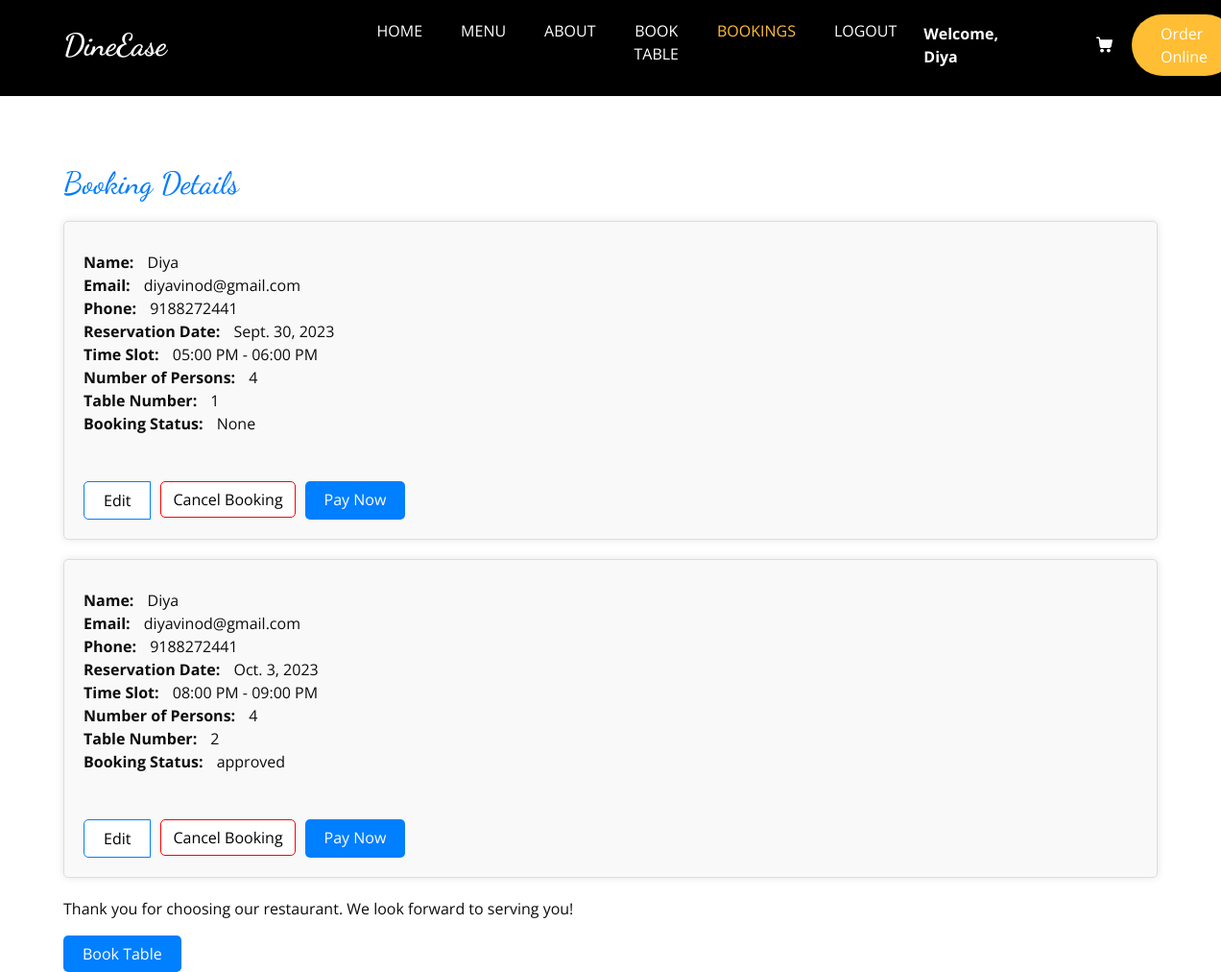
Page /booking_confirm/ (signed in) on the earlier database version.
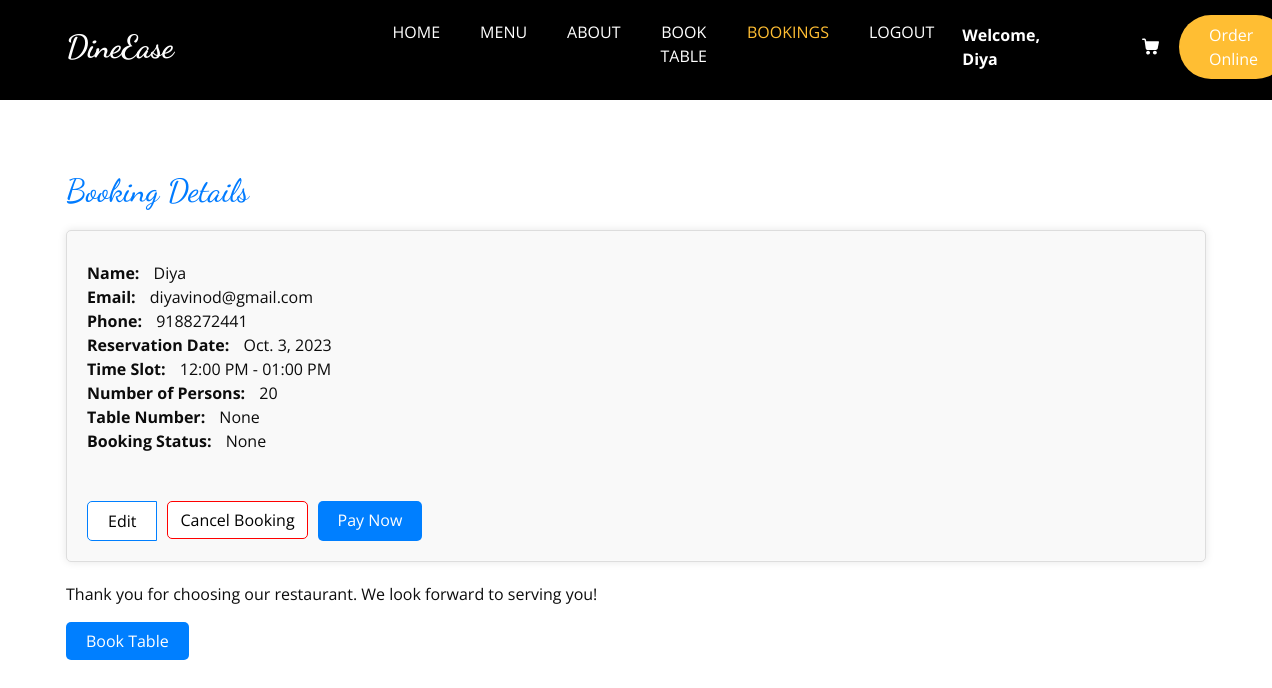
Same page on the later database version.
### home/models.py (models this page shows, shortened)
class Reservation(models.Model):
    reservation_id = models.CharField(max_length=20, primary_key=True,default=None)
    name = models.CharField(max_length=100)
    phone = models.CharField(max_length=15)
    email = models.EmailField()
    num_of_persons = models.PositiveIntegerField()
    time_slot = models.CharField(max_length=20, null=True, blank=True)  # Add the time_slot field
    table_id = models.ForeignKey('home.tables', on_delete=models.CASCADE,null=True)  # Use string reference
    reservation_date = models.DateField()
    is_active = models.BooleanField(default=True)
    STATUS_CHOICES = [
    (None, 'None'),
    ('approved', 'Approved'),
    ('declined', 'Declined'),
    ]
    status = models.CharField(
        max_length=10,
        choices=STATUS_CHOICES,
        default=None,
        null=True,
        blank=True
    )
    menu_name = models.CharField(max_length=100, null=True, blank=True)
    menu_price = models.FloatField(null=True, blank=True)

class tables(models.Model):
    tab_id = models.CharField(max_length=20, primary_key=True)
    desc = models.CharField(max_length=300)
    def __str__(self):
        return self.tab_id

### home/views.py (the view)
# urls.py: path('booking_confirm/',booking_confirm, name='booking_confirm'),
@login_required
def booking_confirm(request, menu_id=None):
    if menu_id is not None:
        menu_item = get_object_or_404(menus, id=menu_id)
        context = {'menu_item': menu_item}
    else:
        bookings = Reservation.objects.filter(email=request.user.email)
        context = {'bookings': bookings}
    return render(request, 'booking_confirm.html', context)

### templates/booking_confirm.html (shortened to what the changed rows need)
{% load static %}
<!DOCTYPE html>
<html lang="en">
<head>
  <link rel="stylesheet" type="text/css" href="{% static 'css/bootstrap.css' %}" />
  <link rel="stylesheet" type="text/css" href="https://cdnjs.cloudflare.com/ajax/libs/OwlCarousel2/2.3.4/assets/owl.carousel.min.css" />
  <link rel="stylesheet" href="https://cdnjs.cloudflare.com/ajax/libs/jquery-nice-select/1.1.0/css/nice-select.min.css" />
  <link href="{% static 'css/font-awesome.min.css' %}" rel="stylesheet" />
  <link href="{% static 'css/style.css' %}" rel="stylesheet" />
  <link href="{% static 'css/responsive.css' %}" rel="stylesheet" />
  <link rel="stylesheet" href="https://cdnjs.cloudflare.com/ajax/libs/font-awesome/7.0.0/css/all.min.css">
</head>
<body>
    <br><br><br>
    <div class="container">
        <h2>Booking Details</h2>
    {% if bookings %}
        {% for booking in bookings %}
        {% if booking.is_active %}
        <div class="booking-card">
            <div class="booking-details">
                <strong>Name:</strong> {{ booking.name }}<br>
                <strong>Email:</strong> {{ booking.email }}<br>
                <strong>Phone:</strong> {{ booking.phone }}<br>
                <strong>Reservation Date:</strong> {{ booking.reservation_date }}<br>
                <strong>Time Slot:</strong> {{ booking.time_slot }}<br>
                <strong>Number of Persons:</strong> {{ booking.num_of_persons }}<br>
                <strong>Table Number:</strong> {{ booking.table_id }}<br>
                <strong>Booking Status:</strong> {{ booking.status }}<br><br>
            </div><br>
            <div class="btn-group" role="group">
                <a href="{% url 'edit_reservation' booking.reservation_id %}" class="btn btn-primary">Edit</a>
                <form method="post" action="{% url 'cancel_reservation' booking.reservation_id %}">
                    <button type="button" class="btn btn-danger" onclick="confirmCancellation()">Cancel Booking</button>
                </form>
                <a href="{% url '' %}" class="btn-primary2">Pay Now</a>
            </div>
        </div>
        {% endif %}
        {% endfor %}
        {% else %}
        <p>No booking yet</p>
        <p>Please click the button to Book Your Table</p>
    {% endif %}
    </div>
</body>
</html>

Differences in the rows shown:
no longer on this page (row edited): Reservation: name "Diya", email "diyavinod@gmail.com", phone "9188272441", reservation_date "Sept. 30, 2023", time_slot "05:00 PM - 06:00 PM", num_of_persons "4", table_id "1", status "None"
no longer on this page (row edited): Reservation: name "Diya", email "diyavinod@gmail.com", phone "9188272441", reservation_date "Oct. 3, 2023", time_slot "08:00 PM - 09:00 PM", num_of_persons "4", table_id "2", status "approved"
added Reservation: name "Diya", email "diyavinod@gmail.com", phone "9188272441", reservation_date "Oct. 3, 2023", time_slot "12:00 PM - 01:00 PM", num_of_persons "20", table_id "None", status "None"
